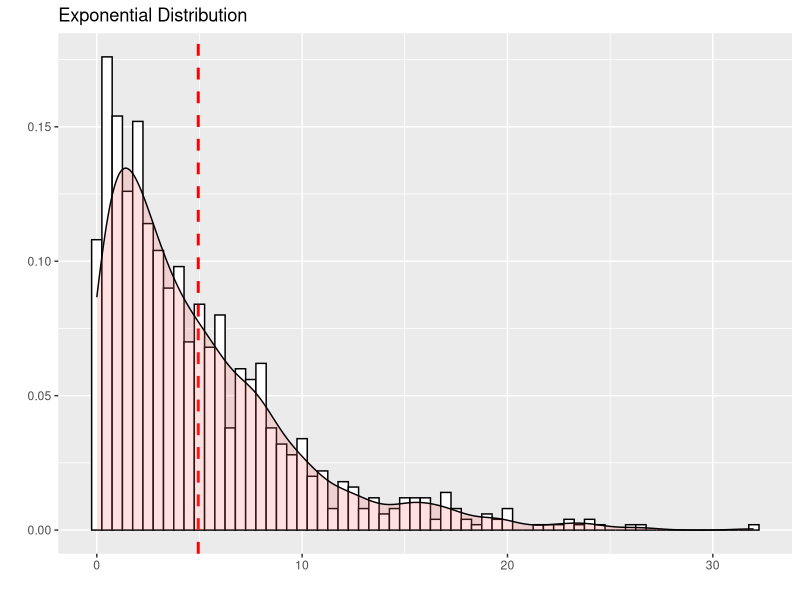
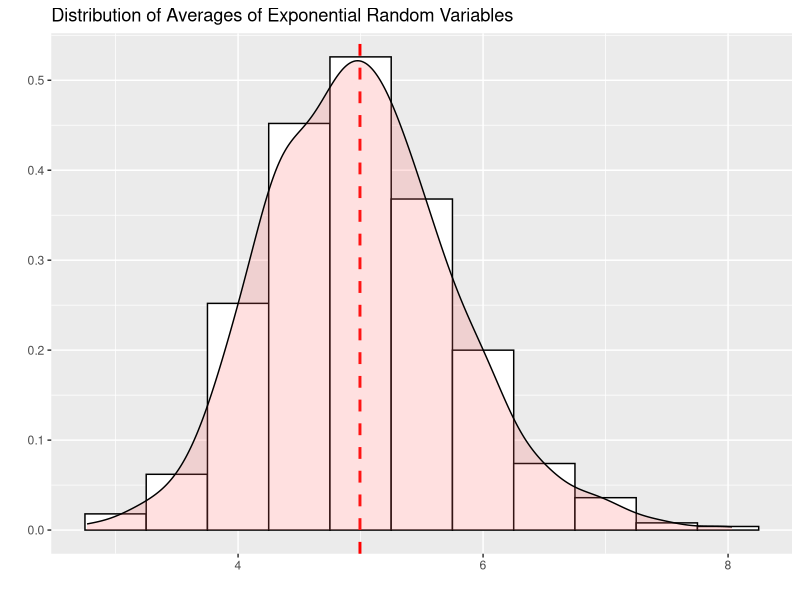
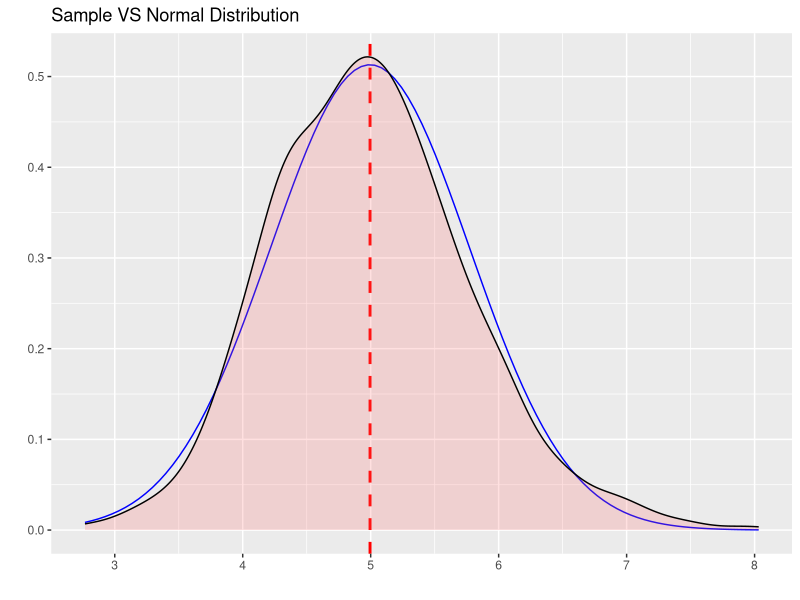

These figures' R source, in order: (Note: this script raises an error after producing the figures.)
## ---- chunk 1
# Load necessary library
library(ggplot2)
## ---- chunk 2
# For reproducibility
set.seed(1729)

lambda = 0.2
df = data.frame(expo = rexp(1000, lambda))

ggplot(df, aes(x=expo)) + labs(x = "", y = "") + ggtitle("Exponential Distribution") +
  geom_histogram(aes(y=..density..), binwidth=.5, colour="black", fill="white") + 
  geom_vline(aes(xintercept=mean(expo)), color="red", linetype="dashed", size=1) +
  geom_density(alpha=.2, fill="#FF6666")
## ---- chunk 3
df = data.frame(expmean = mean(rexp(40, lambda)))
for (i in 2 : 1000) df <- rbind(df, mean(rexp(40, lambda)))
## ---- chunk 4
ggplot(df, aes(x=expmean)) + labs(x = "", y = "") +
  ggtitle("Distribution of Averages of Exponential Random Variables") +
  geom_histogram(aes(y=..density..), binwidth=.5, colour="black", fill="white") + 
  geom_vline(aes(xintercept=mean(expmean)), color="red", linetype="dashed", size=1) +
  geom_density(alpha=.2, fill="#FF6666")
mean(df$expmean)
## ---- chunk 5
var(df$expmean)
## ---- chunk 6
ggplot(df, aes(x=expmean)) + labs(x='', y='') + ggtitle("Sample VS Normal Distribution") +
  stat_function(fun=dnorm,args=list(mean=mean(df$expmean),sd=sd(df$expmean)),color="blue") + 
  geom_vline(aes(xintercept=mean(expmean)), color="red", linetype="dashed", size=1) +
  geom_density(alpha=.2, fill="#FF6666")
## ---- chunk 7
qplot(sample = df$expmean, stat="qq")
